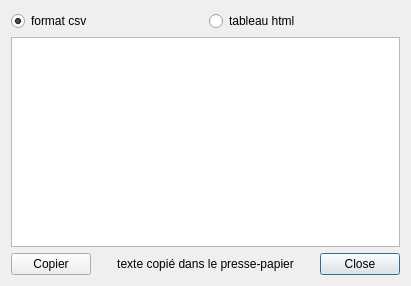
<?xml version="1.0" encoding="UTF-8"?>
<ui version="4.0">
 <class>DialogExportList</class>
 <widget class="QDialog" name="DialogExportList">
  <property name="windowModality">
   <enum>Qt::WindowModal</enum>
  </property>
  <property name="geometry">
   <rect>
    <x>0</x>
    <y>0</y>
    <width>411</width>
    <height>286</height>
   </rect>
  </property>
  <property name="windowTitle">
   <string>Exporter la liste des presets</string>
  </property>
  <property name="windowIcon">
   <iconset resource="../ressources.qrc">
    <normaloff>:/icones/icon</normaloff>:/icones/icon</iconset>
  </property>
  <layout class="QGridLayout" name="gridLayout">
   <item row="4" column="2">
    <widget class="QLabel" name="label">
     <property name="sizePolicy">
      <sizepolicy hsizetype="Expanding" vsizetype="Preferred">
       <horstretch>0</horstretch>
       <verstretch>0</verstretch>
      </sizepolicy>
     </property>
     <property name="text">
      <string>texte copié dans le presse-papier</string>
     </property>
     <property name="alignment">
      <set>Qt::AlignCenter</set>
     </property>
    </widget>
   </item>
   <item row="2" column="0" colspan="5">
    <layout class="QHBoxLayout" name="horizontalLayout">
     <item>
      <widget class="QRadioButton" name="radioCsv">
       <property name="text">
        <string>format csv</string>
       </property>
       <property name="checked">
        <bool>true</bool>
       </property>
      </widget>
     </item>
     <item>
      <widget class="QRadioButton" name="radioHtml">
       <property name="text">
        <string>tableau html</string>
       </property>
      </widget>
     </item>
    </layout>
   </item>
   <item row="4" column="4">
    <widget class="QDialogButtonBox" name="buttonBox">
     <property name="sizePolicy">
      <sizepolicy hsizetype="Maximum" vsizetype="Fixed">
       <horstretch>0</horstretch>
       <verstretch>0</verstretch>
      </sizepolicy>
     </property>
     <property name="orientation">
      <enum>Qt::Horizontal</enum>
     </property>
     <property name="standardButtons">
      <set>QDialogButtonBox::Close</set>
     </property>
    </widget>
   </item>
   <item row="4" column="0">
    <widget class="QPushButton" name="pushCopy">
     <property name="text">
      <string>Copier</string>
     </property>
    </widget>
   </item>
   <item row="4" column="1">
    <spacer name="horizontalSpacer">
     <property name="orientation">
      <enum>Qt::Horizontal</enum>
     </property>
     <property name="sizeHint" stdset="0">
      <size>
       <width>40</width>
       <height>20</height>
      </size>
     </property>
    </spacer>
   </item>
   <item row="3" column="0" colspan="5">
    <widget class="QPlainTextEdit" name="plainTextEdit"/>
   </item>
   <item row="4" column="3">
    <spacer name="horizontalSpacer_2">
     <property name="orientation">
      <enum>Qt::Horizontal</enum>
     </property>
     <property name="sizeHint" stdset="0">
      <size>
       <width>40</width>
       <height>20</height>
      </size>
     </property>
    </spacer>
   </item>
  </layout>
 </widget>
 <resources>
  <include location="../ressources.qrc"/>
 </resources>
 <connections>
  <connection>
   <sender>buttonBox</sender>
   <signal>accepted()</signal>
   <receiver>DialogExportList</receiver>
   <slot>accept()</slot>
   <hints>
    <hint type="sourcelabel">
     <x>248</x>
     <y>254</y>
    </hint>
    <hint type="destinationlabel">
     <x>157</x>
     <y>274</y>
    </hint>
   </hints>
  </connection>
  <connection>
   <sender>buttonBox</sender>
   <signal>rejected()</signal>
   <receiver>DialogExportList</receiver>
   <slot>reject()</slot>
   <hints>
    <hint type="sourcelabel">
     <x>316</x>
     <y>260</y>
    </hint>
    <hint type="destinationlabel">
     <x>286</x>
     <y>274</y>
    </hint>
   </hints>
  </connection>
 </connections>
</ui>
